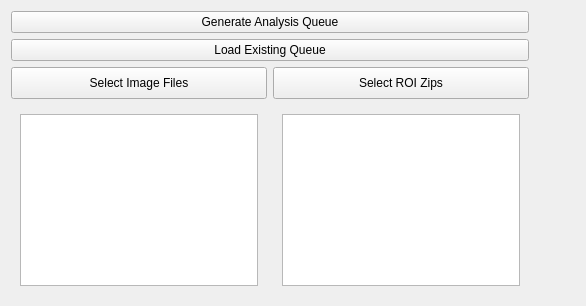
<?xml version="1.0" encoding="UTF-8"?>
<ui version="4.0">
 <class>data_interface</class>
 <widget class="QWidget" name="data_interface">
  <property name="geometry">
   <rect>
    <x>0</x>
    <y>0</y>
    <width>586</width>
    <height>306</height>
   </rect>
  </property>
  <layout class="QHBoxLayout" name="horizontalLayout">
   <item>
    <layout class="QVBoxLayout" name="verticalLayout">
     <item>
      <widget class="PrimaryPushButton" name="button_create">
       <property name="sizePolicy">
        <sizepolicy hsizetype="Preferred" vsizetype="Fixed">
         <horstretch>0</horstretch>
         <verstretch>0</verstretch>
        </sizepolicy>
       </property>
       <property name="text">
        <string>Generate Analysis Queue</string>
       </property>
      </widget>
     </item>
     <item>
      <widget class="PrimaryPushButton" name="button_load">
       <property name="sizePolicy">
        <sizepolicy hsizetype="Preferred" vsizetype="Fixed">
         <horstretch>0</horstretch>
         <verstretch>0</verstretch>
        </sizepolicy>
       </property>
       <property name="text">
        <string>Load Existing Queue</string>
       </property>
      </widget>
     </item>
     <item>
      <layout class="QGridLayout" name="gridLayout">
       <item row="0" column="0">
        <widget class="PushButton" name="button_select_image">
         <property name="sizePolicy">
          <sizepolicy hsizetype="Preferred" vsizetype="Fixed">
           <horstretch>0</horstretch>
           <verstretch>0</verstretch>
          </sizepolicy>
         </property>
         <property name="minimumSize">
          <size>
           <width>200</width>
           <height>32</height>
          </size>
         </property>
         <property name="maximumSize">
          <size>
           <width>256</width>
           <height>32</height>
          </size>
         </property>
         <property name="text">
          <string>Select Image Files</string>
         </property>
        </widget>
       </item>
       <item row="0" column="1">
        <widget class="PushButton" name="button_select_roi">
         <property name="sizePolicy">
          <sizepolicy hsizetype="Preferred" vsizetype="Fixed">
           <horstretch>0</horstretch>
           <verstretch>0</verstretch>
          </sizepolicy>
         </property>
         <property name="minimumSize">
          <size>
           <width>200</width>
           <height>32</height>
          </size>
         </property>
         <property name="maximumSize">
          <size>
           <width>256</width>
           <height>32</height>
          </size>
         </property>
         <property name="text">
          <string>Select ROI Zips</string>
         </property>
        </widget>
       </item>
       <item row="1" column="0">
        <widget class="SimpleCardWidget" name="image_card">
         <property name="sizePolicy">
          <sizepolicy hsizetype="Fixed" vsizetype="Expanding">
           <horstretch>0</horstretch>
           <verstretch>0</verstretch>
          </sizepolicy>
         </property>
         <property name="minimumSize">
          <size>
           <width>256</width>
           <height>0</height>
          </size>
         </property>
         <property name="maximumSize">
          <size>
           <width>256</width>
           <height>16777215</height>
          </size>
         </property>
         <layout class="QVBoxLayout" name="verticalLayout_2">
          <item>
           <widget class="ListWidget" name="list_image">
            <property name="sizePolicy">
             <sizepolicy hsizetype="Preferred" vsizetype="Preferred">
              <horstretch>0</horstretch>
              <verstretch>0</verstretch>
             </sizepolicy>
            </property>
           </widget>
          </item>
         </layout>
        </widget>
       </item>
       <item row="1" column="1">
        <widget class="SimpleCardWidget" name="SimpleCardWidget">
         <property name="sizePolicy">
          <sizepolicy hsizetype="Fixed" vsizetype="Expanding">
           <horstretch>0</horstretch>
           <verstretch>0</verstretch>
          </sizepolicy>
         </property>
         <property name="minimumSize">
          <size>
           <width>256</width>
           <height>0</height>
          </size>
         </property>
         <property name="maximumSize">
          <size>
           <width>256</width>
           <height>16777215</height>
          </size>
         </property>
         <layout class="QVBoxLayout" name="verticalLayout_4">
          <item>
           <widget class="ListWidget" name="list_roi">
            <property name="sizePolicy">
             <sizepolicy hsizetype="Minimum" vsizetype="Expanding">
              <horstretch>0</horstretch>
              <verstretch>0</verstretch>
             </sizepolicy>
            </property>
            <property name="maximumSize">
             <size>
              <width>256</width>
              <height>16777215</height>
             </size>
            </property>
           </widget>
          </item>
         </layout>
        </widget>
       </item>
      </layout>
     </item>
    </layout>
   </item>
   <item>
    <spacer name="horizontalSpacer">
     <property name="orientation">
      <enum>Qt::Horizontal</enum>
     </property>
     <property name="sizeHint" stdset="0">
      <size>
       <width>40</width>
       <height>20</height>
      </size>
     </property>
    </spacer>
   </item>
  </layout>
 </widget>
 <customwidgets>
  <customwidget>
   <class>PushButton</class>
   <extends>QPushButton</extends>
   <header>qfluentwidgets</header>
  </customwidget>
  <customwidget>
   <class>PrimaryPushButton</class>
   <extends>PushButton</extends>
   <header>qfluentwidgets</header>
  </customwidget>
  <customwidget>
   <class>CardWidget</class>
   <extends>QFrame</extends>
   <header>qfluentwidgets</header>
   <container>1</container>
  </customwidget>
  <customwidget>
   <class>SimpleCardWidget</class>
   <extends>CardWidget</extends>
   <header>qfluentwidgets</header>
   <container>1</container>
  </customwidget>
  <customwidget>
   <class>ListWidget</class>
   <extends>QListWidget</extends>
   <header>qfluentwidgets</header>
  </customwidget>
 </customwidgets>
 <resources/>
 <connections/>
</ui>
